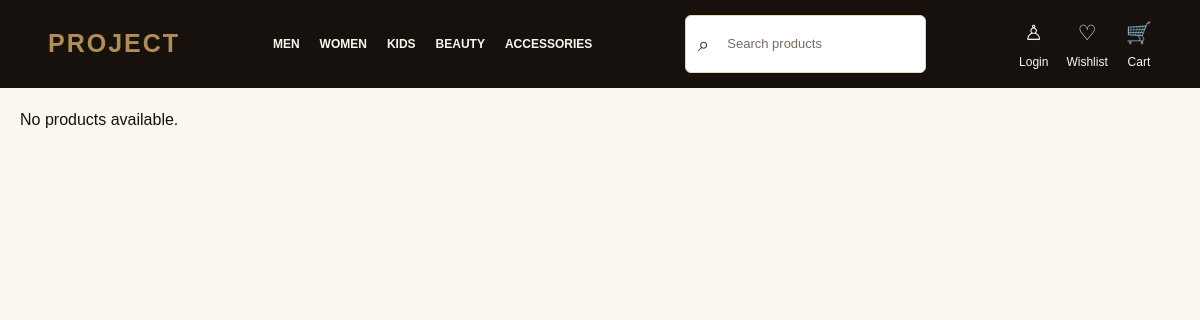
Before: / with the older database file.
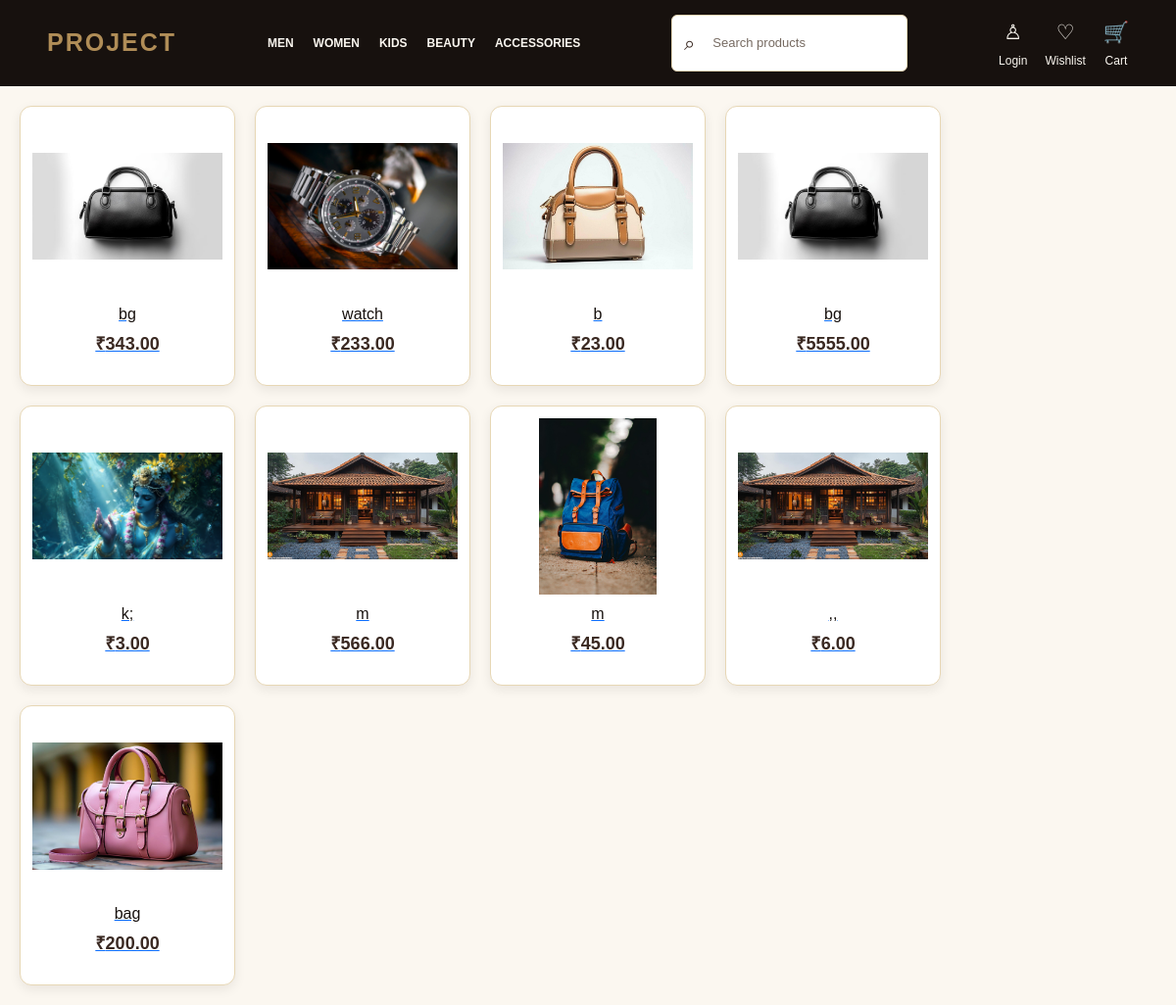
After: the same page with the newer database file.
### shopapp/models.py (models this page shows, shortened)
class Product(models.Model):
    seller=models.ForeignKey(CustomUser,on_delete=models.CASCADE)
    category=models.ForeignKey(Category,on_delete=models.CASCADE)
    name=models.CharField(max_length=100)
    description=models.TextField()
    price=models.DecimalField(max_digits=10,decimal_places=2)
    image=models.ImageField(upload_to='products/')
    stock=models.PositiveIntegerField(default=0)

### shopapp/views.py (the view)
# urls.py: 2. Add a URL to urlpatterns:  path('', views.home, name='home')
def home(request):
    product=Product.objects.order_by('?')[:9]
    return render(request,'home.html',{'product':product})

### templates/home.html (shortened to what this page needs)
{% load static %}
<!DOCTYPE html>
<html lang="en">
<head>
    <link href="https://cdn.jsdelivr.net/npm/bootstrap@5.3.3/dist/css/bootstrap.min.css" rel="stylesheet">
    <link rel="stylesheet" href="{% static 'styles.css' %}">
</head>
<body>
    <div class="navbar">
        <div class="logo">
            <a href="{% url 'home' %}">
                <span>PROJECT</span>
            </a>
        </div>
        <div class="nav-link">
            <a href="{% url 'category' 'men' %}">
                MEN
            </a>
            <a href="{% url 'category' 'women' %}">
                WOMEN
            </a>
            <a href="{% url 'category' 'kids' %}">
                KIDS
            </a>
            <a href="{% url 'category' 'beauty' %}">
                BEAUTY
            </a>
            <a href="{% url 'category' 'accessories' %}">
                ACCESSORIES
            </a>
        </div>
          <div class="search-box">
            <span>⌕</span>
            <form action="{% url 'search' %}">
                <input type="text"  name='search' placeholder="Search products" >
            </form>
        </div>
        <div class="right-nav">
            {% if user.is_authenticated %}
            <a href="{% url 'logout' %}">
                <div class="icon">logout</div>
                <span>Logout</span>
            </a>
            {% else %}
            <a href="{% url 'login' %}">
               <div class="icon">♙</div>
                <span>Login</span>
            </a>
            {% endif %}
            <a href="{% url 'allwishlist' %}">
                <div class="icon">♡</div>
                <div>Wishlist</div>
            </a>
            <a href="{% url 'cart' %}">
                <div class="icon">
                    🛒
                </div>
                Cart
            </a>
        </div>
    </div>
    <div class="image-container">
    {% for p in product %}
        <div class="product-card">
            <a href="{% url 'product_detail' p.id %}"
               class="product-link">
                {% if p.image %}
                    <div class="p-image">
                        <img src="{{ p.image.url }}" alt="{{ p.name }}">
                    </div>
                {% endif %}
                <div class="p-text">
                    <h4>{{ p.name }}</h4>
                    <p>₹{{ p.price }}</p>
                </div>
            </a>
        </div>
    {% empty %}
        <p>No products available.</p>
    {% endfor %}
</div>
</body>
</html>

### shopapp/static/styles.css (style rules this page uses)
* { margin: 0; padding: 0; box-sizing: border-box; }
body { background-color: #FBF7F0; color: #17110E; font-family: Arial, sans-serif; }
.navbar { width: 100%; min-height: 80px; padding: 15px 4%; background-color: #17110E; display: flex; align-items: center; justify-content: space-between; gap: 22px; }
.logo a { color: #B08D57; text-decoration: none; font-size: 25px; font-weight: bold; letter-spacing: 2px; white-space: nowrap; }
.nav-link { display: flex; align-items: center; justify-content: center; gap: 20px; }
.nav-link a { color: #FBF7F0; text-decoration: none; font-size: 12px; font-weight: 600; transition: color 0.3s ease; }
.search-box { display: flex; align-items: center; gap: 8px; background-color: #FFFFFF; border: 1px solid #E7D7B5; border-radius: 6px; padding: 8px 12px; min-width: 180px; }
.search-box span { color: #3A2922; font-size: 20px; }
.search-box input { width: 100%; min-width: 0; border: none; outline: none; background: transparent; color: #17110E; font-size: 13px; }
.search-box input::placeholder { color: #776B62; }
.right-nav { display: flex; align-items: center; gap: 18px; }
.right-nav a { display: flex; flex-direction: column; align-items: center; gap: 4px; color: #FBF7F0; text-decoration: none; font-size: 12px; white-space: nowrap; transition: color 0.3s ease; }
.icon { font-size: 21px; }
.product-card, .category-card { background-color: #FFFFFF; color: #17110E; border: 1px solid #E7D7B5; border-radius: 10px; box-shadow: 0 4px 12px rgba(23, 17, 14, 0.08); transition: 0.3s ease; }
input, select, textarea { background-color: #FFFFFF; color: #17110E; border: 1px solid #E7D7B5; border-radius: 6px; padding: 10px; }

### templates/home.html (style rules this page uses)
* { padding: 0; margin: 0; box-sizing: border-box; }
.image-container { display: flex; flex-wrap: wrap; gap: 20px; padding: 20px; justify-content: flex-start; }
.product-card { width: 220px; background-color: #FFFFFF; border: 1px solid #E7D7B5; border-radius: 12px; padding: 12px; text-align: center; }
.p-image img { width: 100%; height: 180px; object-fit: contain; display: block; }
.p-text h4 { font-size: 16px; color: #17110E; margin-top: 10px; }
.p-text p { font-size: 18px; font-weight: bold; color: #3A2922; margin-top: 5px; }

Changed rows visible on the page:
added Product: image (picture), name "bg", price "343.00"
added Product: image (picture), name "watch", price "233.00"
added Product: image (picture), name "b", price "23.00"
added Product: image (picture), name "bg", price "5555.00"
added Product: image (picture), name "k;", price "3.00"
added Product: image (picture), name "m", price "566.00"
added Product: image (picture), name "m", price "45.00"
added Product: image (picture), name ",,", price "6.00"
added Product: image (picture), name "bag", price "200.00"
Other visible differences:
text no longer shown: "No products available."
